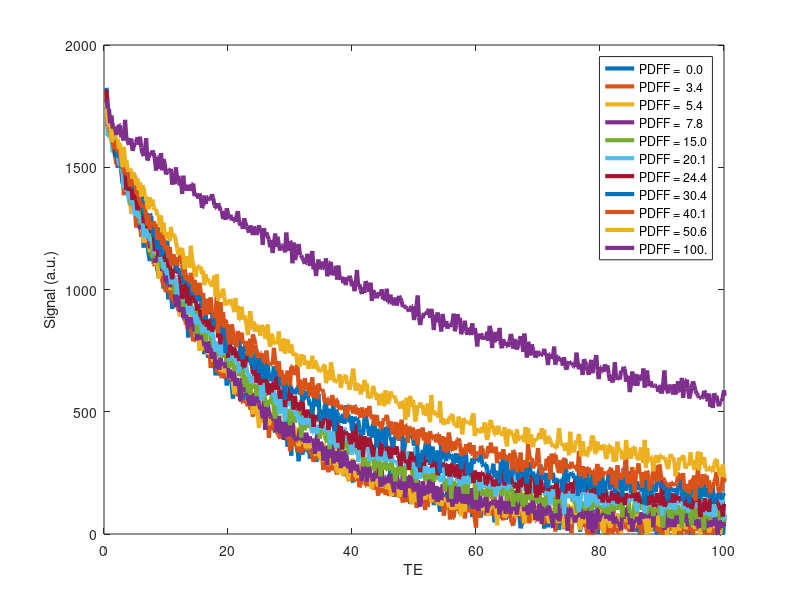
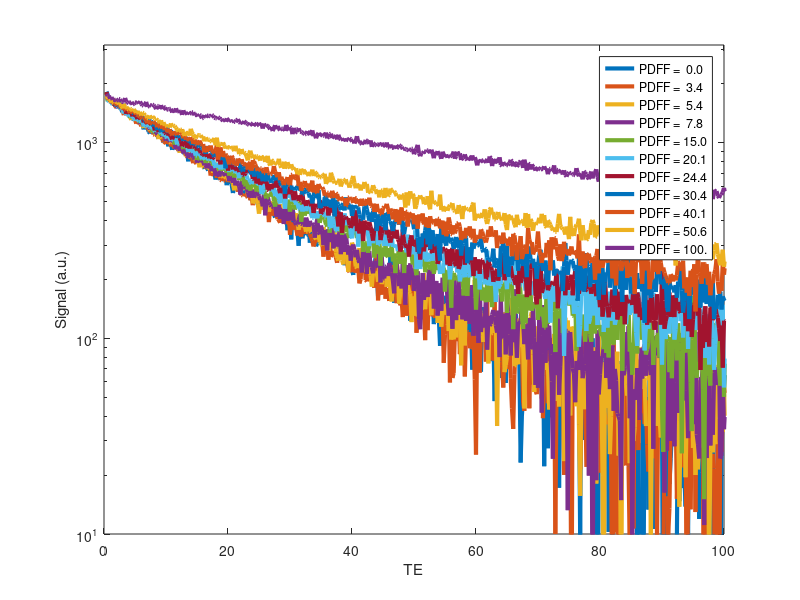

Source code (MATLAB) for these figures, in order: (Note: this script raises an error after producing the figures.)
%% Initialize

load('combined.mat');
valff = [0 3.4 5.4 7.8 10.6 15.0 20.1 24.4 30.4 40.1 50.6 100];

selff = [1,2,3,4,5,6,7,8,9,10,11,12];
selff = [1,2,3,4,6,7,8,9,10,11,12];
capff = ['PDFF =  0.0';
         'PDFF =  3.4';
         'PDFF =  5.4';
         'PDFF =  7.8';
%         'PDFF = 10.6';
         'PDFF = 15.0';
         'PDFF = 20.1';
         'PDFF = 24.4';
         'PDFF = 30.4';
         'PDFF = 40.1';
         'PDFF = 50.6';
         'PDFF = 100.'];
     
% selff = [1,4,6,8,11,12];
% capff = ['PDFF =  0.0';
%          'PDFF =  7.8';
%          'PDFF = 15.0';
%          'PDFF = 24.4';
%          'PDFF = 50.6';
%          'PDFF = 100.'];

% selff = [1,8,11,12];
% capff = ['PDFF =  0.0';
%          'PDFF = 24.4';
%          'PDFF = 50.6';
%          'PDFF = 100.'];

% Number of FF samples being considered
dat   = s(:,selff);
valff = valff(selff);
numff = size(dat,2);
ffrowmax = ceil(sqrt(numff));
ffcolmax = ceil(numff/ffrowmax);

% Drop 1st echo, Trim to just 1ms
trim = 2:4096;
%trim = 2:1000;

temax = te(max(trim(:)));
dat = dat(trim,:);
te = te(trim,:);

%% Plot Data

figure(1);
plot(te,real(dat),'LineWidth',3);
legend(capff);
xlabel('TE');
ylabel('Signal (a.u.)');
axis([0 100 0 2000]);

%% Plot SemiLog (monoexponential)

figure(2);
semilogy(te,real(dat),'LineWidth',3');
legend(capff);
xlabel('TE');
ylabel('Signal (a.u.)');
axis([0 100 10^1 10^3.5]);

%% Fitting DAEUN
% 
% figure(4);
% t2_bin = logspace(log10(10),log10(1000),1000);
% lambda = 1e-10;
% [f, y_fit] = ILT_1D_regul(abs(dat(:,4)),te,lambda,t2_bin);
% 
% 
%% Fitting MonoExponential Krishna

figure(5);
clear parms;
for sig=1:size(dat,2)
    
    moexp = fit(te,real(dat(:,sig)),'exp1','StartPoint',[2000 -1/100]);
    subplot(ffrowmax,ffcolmax,sig);
    plot(moexp,te,real(dat(:,sig)));
    axis([0 temax 0 2000]);
    xlabel('TE'); ylabel('Signal'); title(capff(sig,:));
    
    parms(sig,:) = [-1/moexp.b moexp.a];
end

figure(6);
% stem(parms(:,1),parms(:,2),'LineWidth',3);
% axis([0 250 0 2000]);
% xlabel('T2 (ms)');
% ylabel('Signal (a.u.)');
% title('Monoexponential Fit');
% legend(capff);
stem(valff,parms(:,1),'LineWidth',3);
xlabel('Fat Fraction (%)');
ylabel('Apparent T2 (ms)');
title('Monoexponential Fit');


%% Fitting BiExponential Krishna
% 
% figure(7);
% for sig=1:size(dat,2)
%     
%     biexp = fit(te,real(dat(:,sig)),'exp2','StartPoint',[1000 -1/100 500 -1/50]);
%     subplot(ffrowmax,ffcolmax,sig);
%     plot(biexp,te,real(dat(:,sig)));
%     axis([0 temax 0 2000]);
%     xlabel('TE'); ylabel('Signal'); title(capff(sig,:));
%     
%     parameters(sig,:) = [-1/biexp.b -1/biexp.d biexp.a biexp.c ];
% end
% 
% figure(8);
% stem(parameters(:,1:2).',parameters(:,3:4).','LineWidth',3);
% axis([0 250 0 2000]);
% xlabel('T2 (ms)');
% ylabel('Signal (a.u.)');
% title('Biexponential Fit');
% legend(capff);



